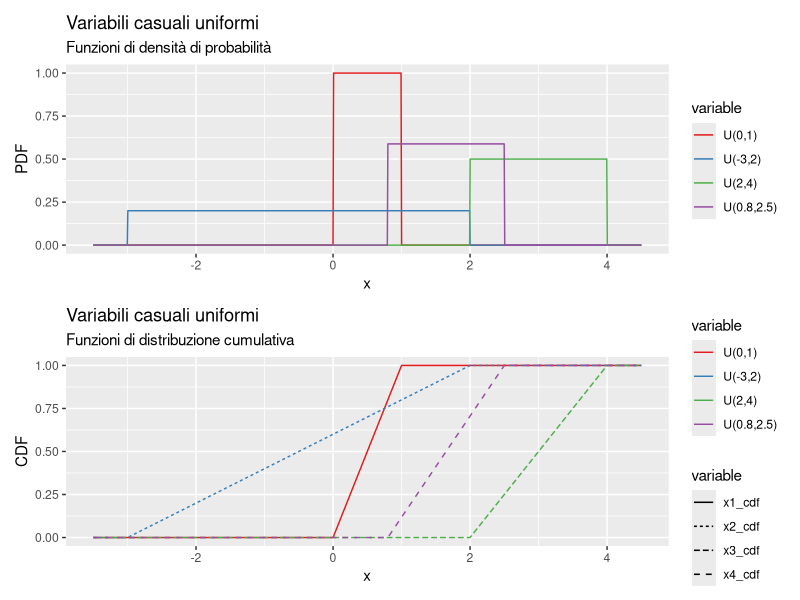

Here is the R script that generated this plot:
# Confronto tra PDF e CDF di variabili casuali Uniformi continue

# A. Generazione delle funzioni di densità di probabilità (PDF) e delle funzioni
#    di distribuzione cumulativa (CDF) per variabili casuali uniformi.

# Definiamo una sequenza di valori x da -3.5 a 4.5 per coprire tutti gli intervalli possibili.
x <- seq(-3.5, 4.5, length.out = 1000)

# Creazione di un dataframe con i valori di densità (PDF) e distribuzione cumulativa (CDF)
# per quattro distribuzioni Uniformi con diversi intervalli.
df_unif <- data.frame(x = x,
    x1_pdf = dunif(x, 0, 1),   # PDF di U(0,1)
    x1_cdf = punif(x, 0, 1),   # CDF di U(0,1)
    x2_pdf = dunif(x, -3, 2),  # PDF di U(-3,2)
    x2_cdf = punif(x, -3, 2),  # CDF di U(-3,2)
    x3_pdf = dunif(x, 2, 4),   # PDF di U(2,4)
    x3_cdf = punif(x, 2, 4),   # CDF di U(2,4)
    x4_pdf = dunif(x, 0.8, 2.5),  # PDF di U(0.8,2.5)
    x4_cdf = punif(x, 0.8, 2.5))  # CDF di U(0.8,2.5)

# Convertiamo il dataframe in formato long per facilitare la creazione dei grafici con ggplot2.
df_to_plot <- reshape2::melt(df_unif, id = "x")

# B. Creazione di un grafico con due pannelli verticali: la prima riga mostra le PDF,
#    la seconda riga mostra le CDF.

library(ggplot2)

# Creiamo un filtro per selezionare solo le righe con la PDF (quelle con "pdf" nel nome della colonna)
only_PDFs <- grepl(pattern = "pdf", x = df_to_plot$variable)

# Creazione del grafico delle PDF
# - geom_line(): traccia la curva della funzione di densità di probabilità (PDF)
# - scale_color_manual(): assegna colori personalizzati per distinguere le diverse distribuzioni

gPDF <- ggplot(df_to_plot[only_PDFs, ], aes(x = x, y = value)) + 
    geom_line(aes(color = variable)) +  # Aggiunge linee per rappresentare la PDF di ciascuna distribuzione
    labs(y = "PDF", title = "Variabili casuali uniformi",
         subtitle = "Funzioni di densità di probabilità") + 
    scale_color_manual(labels = c("U(0,1)", "U(-3,2)", 
                                  "U(2,4)", "U(0.8,2.5)"),
                       values = RColorBrewer::brewer.pal(4, "Set1"))

# Creazione del grafico delle CDF
# - geom_line(): traccia la curva della funzione di distribuzione cumulativa (CDF)
# - linetype: differenzia le curve per maggiore leggibilità

gCDF <- ggplot(df_to_plot[!only_PDFs, ], aes(x = x, y = value)) + 
    geom_line(aes(color = variable, linetype = variable)) +  # Differenzia le curve con tipi di linee diverse
    labs(y = "CDF", title = "Variabili casuali uniformi",
         subtitle = "Funzioni di distribuzione cumulativa") + 
    scale_color_manual(labels = c("U(0,1)", "U(-3,2)", 
                                  "U(2,4)", "U(0.8,2.5)"),
                       values = RColorBrewer::brewer.pal(4, "Set1"))

# Uniamo i due grafici in un unico layout con due pannelli utilizzando il pacchetto patchwork
library(patchwork)
gPDF / gCDF  # Dividiamo verticalmente i due grafici per una migliore visualizzazione comparativa
